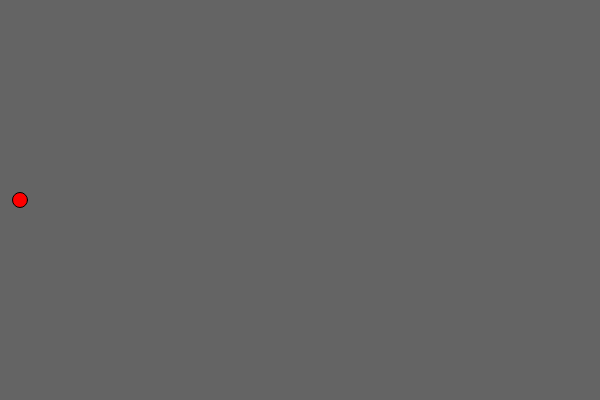
Frame 1 (no input)
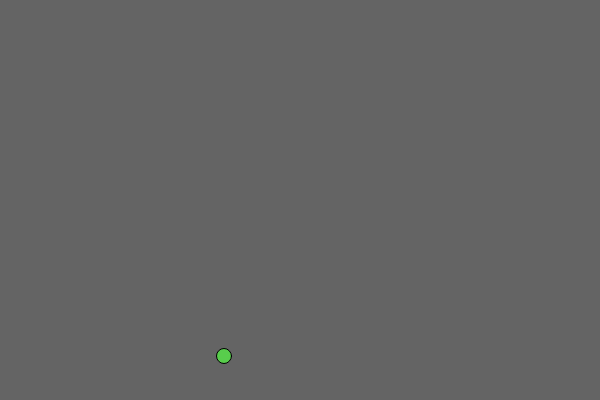
Frame 60 (no input)
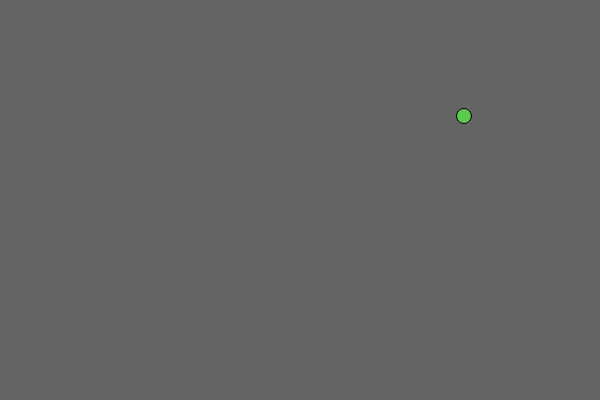
Frame 120 (the mouse pressed at the canvas centre since frame 60)

The p5.js sketch that drew these frames (run headless with seeded random() and noise() and a simulated clock; from frame 60 on, the mouse is pressed at the canvas centre):

// p5.js sketch
// ── sketch.js
var movedirectx = -4 ;
var movedirecty = 4 ;
var ballr = 255 ;
var ballg = 0 ;
var ballb = 0 ;
var ball = {
  x: 20,
  y: 200,
  size: 15,

  display: function () {
    // note that to access any of ball's properties, you must use dot notation, using the special keyword this
    fill(ballr,ballg,ballb);
    ellipse(this.x, this.y, this.size, this.size);
  },

  update: function () {
    this.checkForBounce();
    this.move();
  },

  move: function () {
    this.y = this.y + movedirecty; // this line is the same as: this.x = this.x + 1;
    this.x = this.x + movedirectx;

  },

  checkForBounce: function () {
    if (this.y > height - this.size / 2) this.bouncey();
    if (this.y < 0 + this.size / 2) this.bouncey();
    if (this.x < 0 + this.size / 2) this.bouncex();
    if (this.x > width - this.size / 2) this.bouncex();
  },

  bouncey: function () {
   ballr = random(0,255);
   ballg = random(0,255);
   ballb = random(0,255);
    movedirecty = movedirecty * -1;
    // your code goes here; a hint: this will require making your own variable as well as defining this function
    // another hint: notice that ball is defined using object literal notation
  },

  bouncex: function() {
    ballr = random(0,255);
    ballg = random(0,255);
    ballb = random(0,255);
    movedirectx = movedirectx * -1;
  },
};
var setup = function() { // setup is called only when the sketch starts
  createCanvas(600, 400);
};

var draw = function() { // draw is called 60 times per second; animation goes here.
  background(100); // pay special attention to this line; what does it do?
  ball.display();
  ball.update();
};
